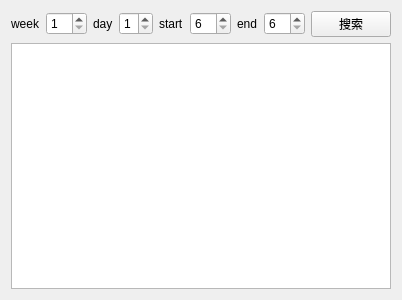
<?xml version="1.0" encoding="UTF-8"?>
<ui version="4.0">
 <class>SearchWindow2</class>
 <widget class="QWidget" name="SearchWindow2">
  <property name="geometry">
   <rect>
    <x>0</x>
    <y>0</y>
    <width>400</width>
    <height>300</height>
   </rect>
  </property>
  <property name="windowTitle">
   <string>搜索窗口</string>
  </property>
  <layout class="QVBoxLayout" name="verticalLayout">
   <item>
    <layout class="QHBoxLayout" name="horizontalLayout">
     <item>
      <widget class="QLabel" name="label_2">
       <property name="text">
        <string>week</string>
       </property>
      </widget>
     </item>
     <item>
      <widget class="QSpinBox" name="spinBox">
       <property name="minimum">
        <number>1</number>
       </property>
       <property name="maximum">
        <number>16</number>
       </property>
      </widget>
     </item>
     <item>
      <widget class="QLabel" name="label">
       <property name="text">
        <string>day</string>
       </property>
      </widget>
     </item>
     <item>
      <widget class="QSpinBox" name="spinBox_4">
       <property name="minimum">
        <number>1</number>
       </property>
       <property name="maximum">
        <number>7</number>
       </property>
      </widget>
     </item>
     <item>
      <widget class="QLabel" name="label_3">
       <property name="text">
        <string>start</string>
       </property>
      </widget>
     </item>
     <item>
      <widget class="QSpinBox" name="spinBox_3">
       <property name="minimum">
        <number>6</number>
       </property>
       <property name="maximum">
        <number>22</number>
       </property>
      </widget>
     </item>
     <item>
      <widget class="QLabel" name="label_4">
       <property name="text">
        <string>end</string>
       </property>
      </widget>
     </item>
     <item>
      <widget class="QSpinBox" name="spinBox_2">
       <property name="minimum">
        <number>6</number>
       </property>
       <property name="maximum">
        <number>22</number>
       </property>
      </widget>
     </item>
     <item>
      <widget class="QPushButton" name="searchButton">
       <property name="text">
        <string>搜索</string>
       </property>
      </widget>
     </item>
    </layout>
   </item>
   <item>
    <widget class="QTableView" name="tableView">
     <property name="sizePolicy">
      <sizepolicy hsizetype="Preferred" vsizetype="Preferred">
       <horstretch>0</horstretch>
       <verstretch>0</verstretch>
      </sizepolicy>
     </property>
     <attribute name="horizontalHeaderVisible">
      <bool>true</bool>
     </attribute>
    </widget>
   </item>
  </layout>
 </widget>
 <resources/>
 <connections/>
</ui>
